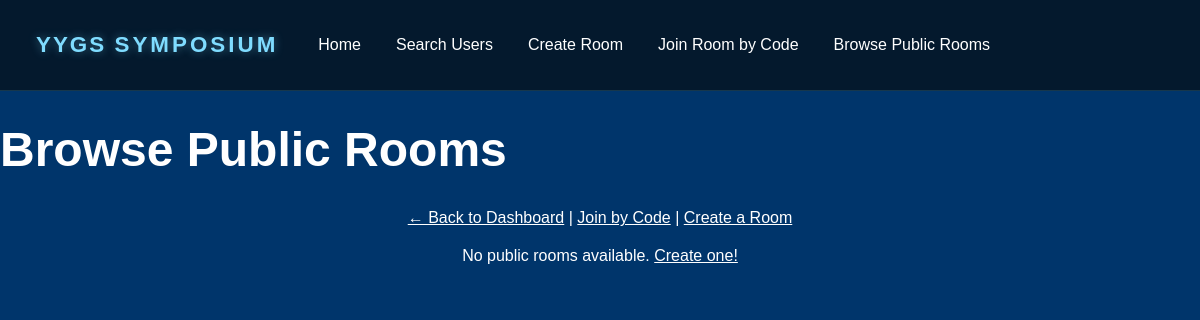
Page /rooms/browse (signed in) on the earlier database version.
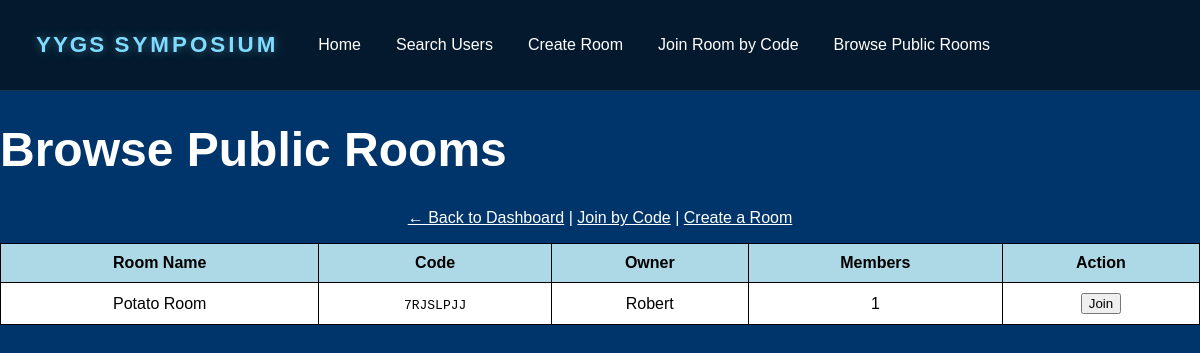
Same page on the later database version.
### models.py (models this page shows)
class ChatRoom(db.Model):
    id = db.Column(db.Integer, primary_key=True)
    name = db.Column(db.String(100), nullable=False)
    code = db.Column(db.String(10), unique=True, nullable=False)
    is_public = db.Column(db.Boolean, default=True, nullable=False)
    owner_id = db.Column(db.Integer, db.ForeignKey('user.id'), nullable=False)
    created_at = db.Column(db.DateTime, default=datetime.utcnow)
    owner = db.relationship('User', foreign_keys=[owner_id], backref='owned_rooms')
    room_members = db.relationship('ChatRoomMember', backref='room', lazy=True)
    room_messages = db.relationship('ChatRoomMessage', backref='room', lazy=True)

class User(db.Model):
    id = db.Column(db.Integer, primary_key=True)
    username = db.Column(db.String(100), unique=True, nullable=False)
    email = db.Column(db.String(100), unique=True, nullable=False)
    password = db.Column(db.String(100), nullable=False)

### app.py (the view)
@app.route('/rooms/browse')
@login_required
def browse_rooms():
    rooms = ChatRoom.query.filter_by(is_public=True).order_by(ChatRoom.created_at.desc()).all()
    user_room_ids = {m.room_id for m in ChatRoomMember.query.filter_by(user_id=session['user_id']).all()}
    return render_template('chat/browse_rooms.html', rooms=rooms, user_room_ids=user_room_ids)

### app.py (called while the page is built)
def login_required(f):
    @wraps(f)
    def decorated_function(*args, **kwargs):
        if 'user_id' not in session:
            flash('Please log in first.', 'error')
            return redirect(url_for('login'))
        return f(*args, **kwargs)
    return decorated_function

### templates/chat/browse_rooms.html (shortened to what this page needs)
<!DOCTYPE html>
<html lang="en">
<head>
    <link rel="stylesheet" href="{{ url_for('static', filename='style.css') }}">
</head>
<body>
    {% include 'components/header.html' %}
    <h1>Browse Public Rooms</h1>
    <p class="links"><a href="{{ url_for('home') }}" >&larr; Back to Dashboard</a> |
       <a href="{{ url_for('join_room') }}">Join by Code</a> |
       <a href="{{ url_for('create_room') }}">Create a Room</a></p>
    {% if rooms %}
        <table border="1" cellpadding="8">
            <thead>
                <tr>
                    <th>Room Name</th>
                    <th>Code</th>
                    <th>Owner</th>
                    <th>Members</th>
                    <th>Action</th>
                </tr>
            </thead>
            <tbody>
            {% for room in rooms %}
                <tr>
                    <td>{{ room.name }}</td>
                    <td><code>{{ room.code }}</code></td>
                    <td>{{ room.owner.username }}</td>
                    <td>{{ room.room_members|length }}</td>
                    <td>
                        {% if room.id in user_room_ids %}
                            <a href="{{ url_for('room', room_id=room.id) }}">Open</a>
                        {% else %}
                            <form method="POST" action="{{ url_for('join_room') }}" style="display:inline;">
                                <button type="submit">Join</button>
                            </form>
                        {% endif %}
                    </td>
                </tr>
            {% endfor %}
            </tbody>
        </table>
    {% else %}
        <p class="links">No public rooms available. <a href="{{ url_for('create_room') }}" class="links">Create one!</a></p>
    {% endif %}
</body>
</html>

### templates/components/header.html
<nav class="navbar">
    <div class="logo">
        YYGS <span>SYMPOSIUM<span>
    </div>
    <ul class="nav-links">
        <li><a href="{{ url_for('home') }}">Home</a></li>
        <li><a href="{{ url_for('search_users') }}">Search Users</a></li>
        <li><a href="{{ url_for('create_room') }}">Create Room</a></li>
        <li><a href="{{ url_for('join_room') }}">Join Room by Code</a></li>
        <li><a href="{{ url_for('browse_rooms') }}">Browse Public Rooms</a></li>
    </ul>
</nav>

### static/style.css (style rules this page uses)
body { font-family: Arial, sans-serif; background-color: #00356B; color: white; margin: 0; padding-top: 90px; }
h1 { font-size: 48px; }
span { letter-spacing: 3px; }
table { width: 100%; border-collapse: collapse; background-color: white; color: black; }
th { background-color: lightblue; }
th, td { border: 1px solid black; padding: 10px; text-align: center; }
.navbar { position:fixed; top:0; left:0; width:100%; padding:20px 3%; display:flex; justify-content:flex-start; align-items:center; background:rgba(6,20,32,.82); backdrop-filter:blur(18px); border-bottom:1px solid rgba(127,220,255,.15); z-index:1000; }
.logo { color:#7fdcff; font-size:1.4rem; font-weight:700; letter-spacing:2px; text-shadow:0 0 10px rgba(127,220,255,.4); }
.nav-links { display:flex; list-style:none; gap:35px; }
.nav-links a { color:white; text-decoration:none; font-weight:500; transition:.3s; position:relative; }
.nav-links a::after { content:""; position:absolute; left:0; bottom:-6px; width:0; height:2px; background:#7fdcff; transition:.3s; }
.links { text-align: center; margin-top: 20px; }
.links a { color: white; text-decoration: underline; }
p { text-align: center; }

Differences in the rows shown:
added ChatRoom: name "Potato Room", code "7RJSLPJJ", owner.username "Robert", room_members|length "1"
Other differences:
text no longer shown: "No public rooms available. Create one!"
text now shown: "Room Name Code Owner Members Action"
